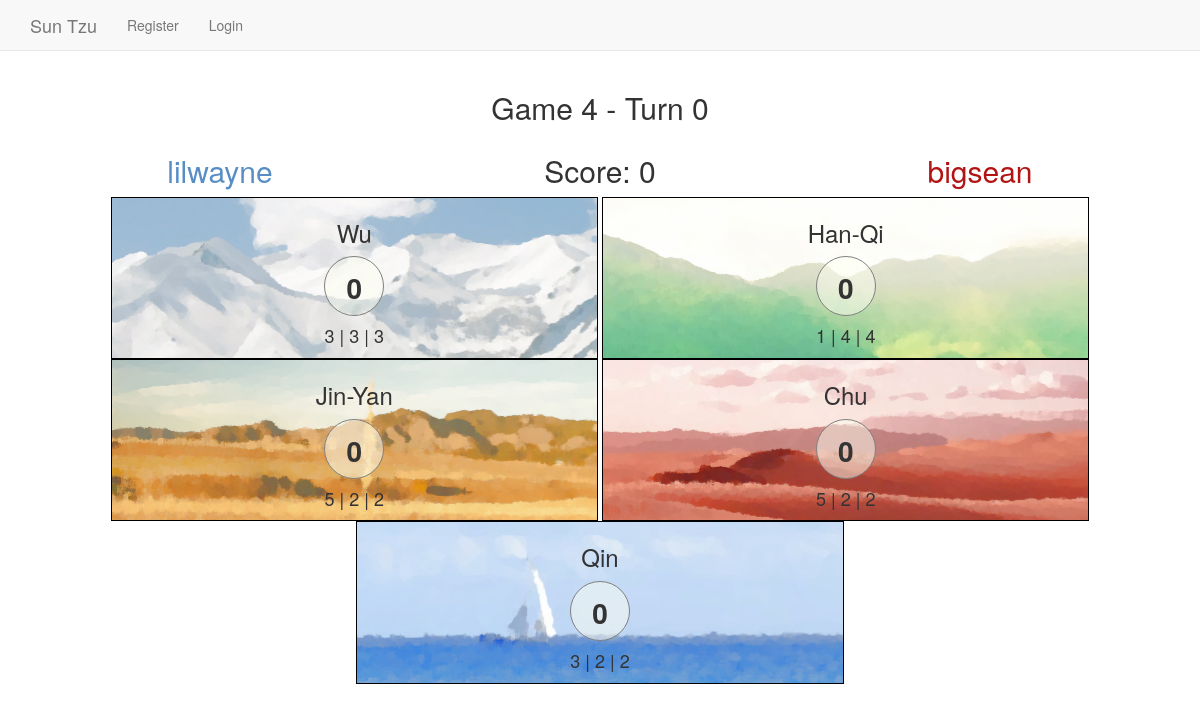
The page /sun_tzu/4/ on the database its author committed.
### sun_tzu/models.py (models this page shows, shortened)
class Game(models.Model):
	game_id = models.AutoField(unique=True, primary_key=True)
	player_one = models.ForeignKey(UserProfileInfo, related_name="p1")
	player_two = models.ForeignKey(UserProfileInfo, related_name="p2")
	turn = models.IntegerField(default=1)
	score = models.IntegerField(default=0)
	winner = models.ForeignKey(UserProfileInfo, related_name="winner", blank=True, null=True)
	over = models.BooleanField(default=False)
	def score_color(self):
		if self.score > 0:
			return "player_one"
		if self.score < 0:
			return "player_two"
		return ""

class UserProfileInfo(models.Model):
	user = models.OneToOneField(User)

class Province(models.Model):
	game = models.ForeignKey(Game, on_delete=models.CASCADE)
	name = models.CharField(max_length = 16)
	player_control = models.CharField(max_length = 256, default="")
	armies = models.IntegerField(default = 0) ## Positive = player one
	round_one_points = models.IntegerField()
	round_two_points = models.IntegerField()
	round_three_points = models.IntegerField()
	player_one_card = models.CharField(max_length = 3, default = "")
	player_two_card = models.CharField(max_length = 3, default = "")
	player_one_last_card = models.CharField(max_length = 3, default = "")
	player_two_last_card = models.CharField(max_length = 3, default = "")
	player_one_played_six = models.BooleanField(default=False)
	player_two_played_six = models.BooleanField(default=False)
	def abs_armies(self):
		return abs(self.armies)
	def control(self):
		if self.armies == 0:
			return "neutral"
		elif self.armies > 0:
			return "player_one"
		else:
			return "player_two"

### sun_tzu/views.py (the view, shortened to what this page needs)
# urls.py: url(r'^(?P<game_id>[0-9]+)/$', views.game_view, name="game_view"),
def game_view(request, game_id):
	game = get_object_or_404(Game, pk=game_id)
	context = {}
	context["game"] = game
	player_logged_in = False
	player_one = False
	if request.user == game.player_one.user or request.user == game.player_two.user:
		player_logged_in = True
		player_object = game.player_set.get(player_name=request.user.username)
		context["player_object"] = player_object
		if request.user == game.player_one.user:
			player_one = True
	context["player_logged_in"] = player_logged_in
	player_one_obj = game.player_set.get(player_name=game.player_one.user.username)
	player_two_obj = game.player_set.get(player_name=game.player_two.user.username)
	context["player_one_obj"] = player_one_obj
	context["player_two_obj"] = player_two_obj
	context["over"] = game.over
	return render(request, 'sun_tzu/game.html', context=context)

### templates/sun_tzu/game.html (shortened to what this page needs)
{% extends "sun_tzu/base.html" %}
{% load static %}
{% load sun_tzu_extras %}
{% block extra_head %}
<link rel="stylesheet" href="{% static 'css/game.css' %}">
{% endblock %}
{% block body_block %}
<div class="container" align = "center" id="main">
	<h2>Game {{ game.game_id }} - Turn {{game.turn}}</h2>
		<div class="col-sm-4"><h2 class="player_one">{{game.player_one.user.username}}</h2> </div>
		<div class="col-sm-4"><h2>Score: <span class="{{game.score_color}}">{{game.score}}</span></h2> </div>
		<div class="col-sm-4"><h2 class="player_two">{{game.player_two.user.username}}</h2></div>
		<div class="row" id="control_panel">
		</div>
	<div class="row">
			{% for province in game.province_set.all %}
			<div class="col-sm-5 province" id="{{province.name}}">
				<div class="row">
					<h3>{{province.name}}</h3>
				</div>
				<div class="row">
					<div class="col-xs-3">
					</div>
					<div class="col-xs-6">
						<span class="armies {{province.control}}"><strong>{{province.abs_armies}}</strong></h3>
					</div>
					<div class="col-xs-3">
					</div>
				</div>
				<div class="row">
					<div class="col-xs-3">
					</div>
					<div class="col-xs-6">
						<h4>{{province.round_one_points}} | {{province.round_two_points}} | {{province.round_two_points}}</h4>
					</div>
					<div class="col-xs-3">
					</div>
				</div>
			</div>
			{% endfor %}
		</div>
	</div>
{% endblock %}

### static/css/game.css (style rules this page uses)
.province { border: 1px solid black; background-color: #f7f4ed; float: none; padding: 2px; }
.player_one { color: #588ec4; }
.player_two { color: #b21414; }
#Wu { background-image: url('../bg_mountains.jpg'); }
#Han-Qi { background-image: url('../green_rice_mountain.jpg'); }
#Jin-Yan { background-image: url('../yellow_fields.jpg'); }
#Chu { background-image: url('../reddesert.jpg'); }
#Qin { background-image: url('../sailbaot.jpg'); }
@media (min-width: 767px) { .province { display: inline-block; } }
.armies { display: block; height: 60px; width: 60px; line-height: 60px; -moz-border-radius: 30px; border-radius: 30px; background: rgba(254, 255, 242, 0.5); border: 1px solid grey; text-align: center; font-size: 2em; margin: auto; }

### rows shown on the page
Game: game_id "4", turn "0", player_one.user.username "lilwayne", score "0", player_two.user.username "bigsean"
Province: shows a picture, name "Wu", abs_armies "0", round_one_points "3", round_two_points "3"
Province: shows a picture, name "Han-Qi", abs_armies "0", round_one_points "1", round_two_points "4"
Province: shows a picture, name "Jin-Yan", abs_armies "0", round_one_points "5", round_two_points "2"
Province: shows a picture, name "Chu", abs_armies "0", round_one_points "5", round_two_points "2"
Province: shows a picture, name "Qin", abs_armies "0", round_one_points "3", round_two_points "2"
